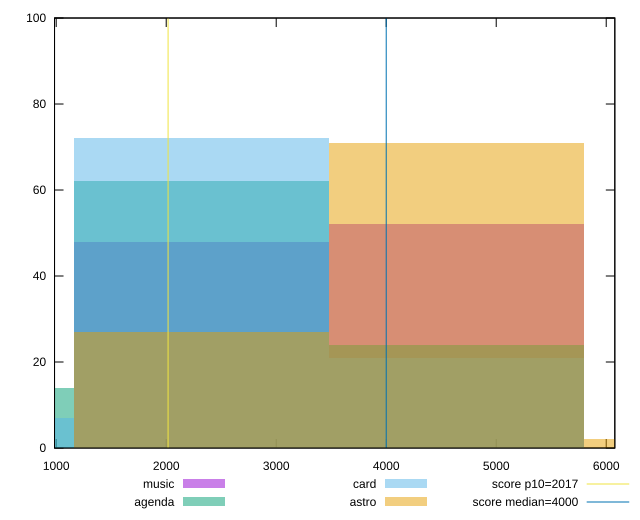

gnuplot code for this plot:
reset

$music <<EOF
2319.0542843459552 48
4638.1085686919105 52
EOF

$agenda <<EOF
2319.0542843459552 62
0 14
4638.1085686919105 24
EOF

$card <<EOF
2319.0542843459552 72
0 7
4638.1085686919105 21
EOF

$astro <<EOF
4638.1085686919105 71
6957.162853037866 2
2319.0542843459552 27
EOF

set key outside below
set boxwidth 2319.0542843459552
set xrange [984.7800000000008:6078.143999999991]
set yrange [0:100]
set trange [0:100]
set style fill transparent solid 0.5 noborder

set parametric
set terminal svg size 640, 520 enhanced background rgb 'white'
set output "reports/report_00028_2021-02-24T12-49-42.674Z/mainthread-work-breakdown/comparison/histogram/all_raw.svg"

plot $music title "music" with boxes, \
     $agenda title "agenda" with boxes, \
     $card title "card" with boxes, \
     $astro title "astro" with boxes, \
     2017,t title "score p10=2017", \
     4000,t title "score median=4000"

reset
